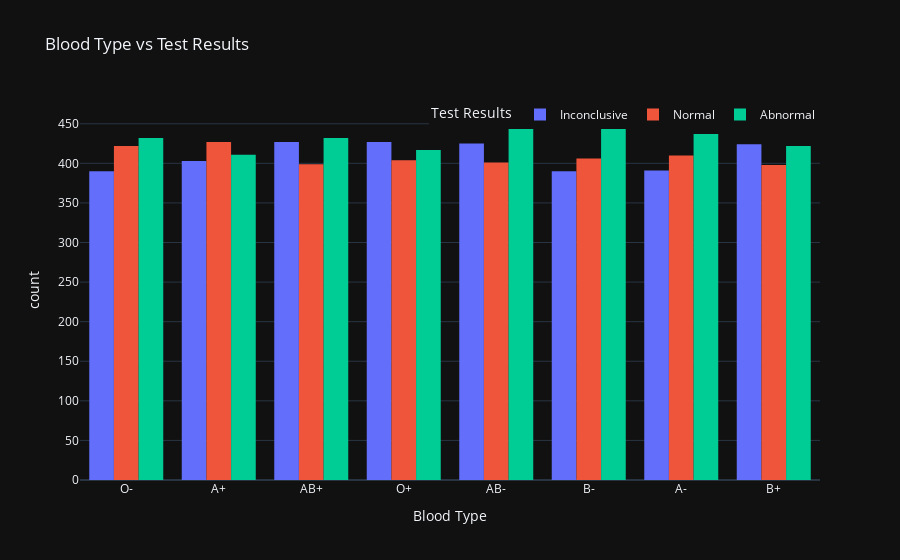

Notebook code for this chart:
### Code cell
test_result_by_blood_type_bars = px.histogram(
    health,
    x='blood_type',
    color='test_results',
    barmode='group',
    histfunc='count',
    title='Blood Type vs Test Results',
    labels={'test_results': 'Test Results', 'blood_type': 'Blood Type'},
    template='plotly_dark'
)
test_result_by_blood_type_bars.update_layout(legend=dict(orientation='h',yanchor='top',y=1,xanchor='right',x=1))
test_result_by_blood_type_bars.show()

### Figure 1 — Plotly figure (JSON) as saved in the notebook; plotly's stock layout.template omitted (floating-point values rounded to 4 significant figures; data arrays with more than 128 entries replaced by an {"elided": "..."} marker saying what was removed)
{"data": [{"alignmentgroup": "True", "bingroup": "x", "histfunc": "count", "hovertemplate": "Test Results=Inconclusive<br>Blood Type=%{x}<br>count=%{y}<extra></extra>", "legendgroup": "Inconclusive", "marker": {"color": "#636efa", "pattern": {"shape": ""}}, "name": "Inconclusive", "offsetgroup": "Inconclusive", "orientation": "v", "showlegend": true, "type": "histogram", "x": {"elided": "3277 str values"}, "xaxis": "x", "yaxis": "y"}, {"alignmentgroup": "True", "bingroup": "x", "histfunc": "count", "hovertemplate": "Test Results=Normal<br>Blood Type=%{x}<br>count=%{y}<extra></extra>", "legendgroup": "Normal", "marker": {"color": "#EF553B", "pattern": {"shape": ""}}, "name": "Normal", "offsetgroup": "Normal", "orientation": "v", "showlegend": true, "type": "histogram", "x": {"elided": "3267 str values"}, "xaxis": "x", "yaxis": "y"}, {"alignmentgroup": "True", "bingroup": "x", "histfunc": "count", "hovertemplate": "Test Results=Abnormal<br>Blood Type=%{x}<br>count=%{y}<extra></extra>", "legendgroup": "Abnormal", "marker": {"color": "#00cc96", "pattern": {"shape": ""}}, "name": "Abnormal", "offsetgroup": "Abnormal", "orientation": "v", "showlegend": true, "type": "histogram", "x": {"elided": "3456 str values"}, "xaxis": "x", "yaxis": "y"}], "layout": {"barmode": "group", "legend": {"orientation": "h", "title": {"text": "Test Results"}, "tracegroupgap": 0, "x": 1, "xanchor": "right", "y": 1, "yanchor": "top"}, "title": {"text": "Blood Type vs Test Results"}, "xaxis": {"anchor": "y", "domain": [0, 1], "title": {"text": "Blood Type"}}, "yaxis": {"anchor": "x", "domain": [0, 1], "title": {"text": "count"}}}}
